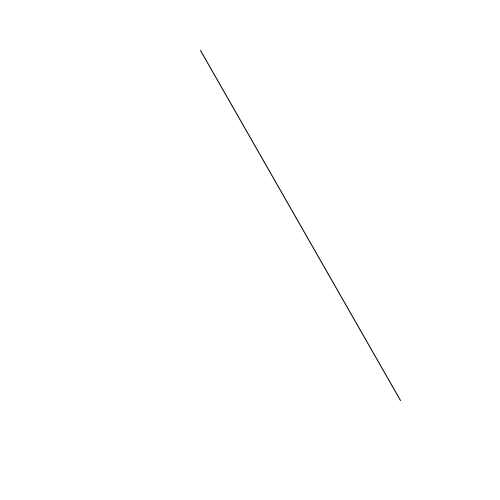
Frame 1 (no input)
Frame 60 (the mouse pressed at the canvas centre just before this capture): identical to frame 1, image omitted
Frame 120 (the mouse held since frame 60 and released just before this capture): identical to frame 1, image omitted

The Processing sketch that drew this single still picture (run headless with seeded random() and noise(); from frame 60 on, the mouse is pressed at the canvas centre):

// Processing sketch: Line
// ── Line.pde
/*
HKB CAS Data Visualization 2016
Color Einführung
*/

// Setup Funktion, wird einmal aufgerufen
void setup(){ 
  size(500,500); // Grösse des Fensters definieren
   background(255);
   line(200,50,400,400);
}

// draw Funktion, wird geloopt
void draw(){
  //line(random(0,width),random(0,height),random(0,width),random(0,height));
}
